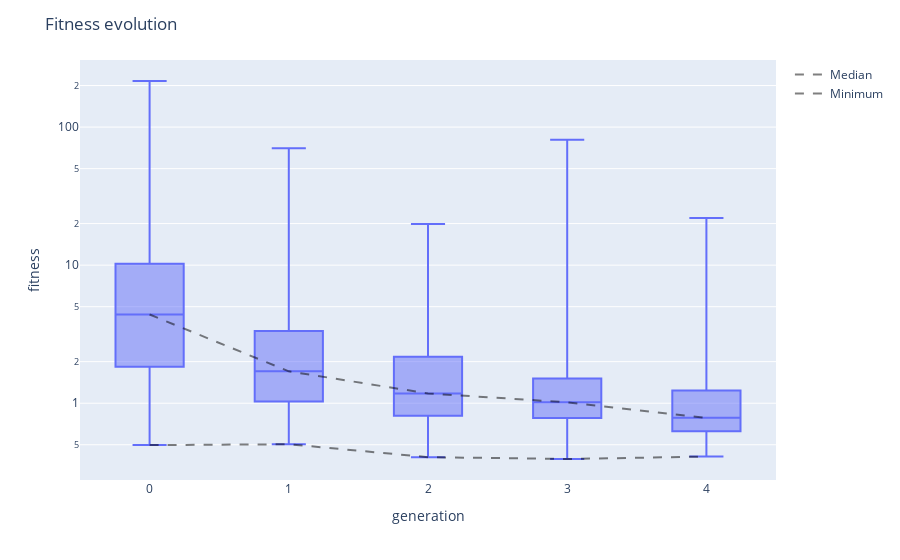

This figure's notebook cell:
### Code cell
viewer.fitness_evolution()

### Figure 1 — Plotly figure (JSON) as saved in the notebook; plotly's stock layout.template omitted (floating-point values rounded to 4 significant figures; data arrays with more than 128 entries replaced by an {"elided": "..."} marker saying what was removed)
{"data": [{"alignmentgroup": "True", "boxpoints": false, "hovertemplate": "generation=%{x}<br>fitness=%{y}<extra></extra>", "legendgroup": "", "marker": {"color": "#636efa"}, "name": "", "notched": false, "offsetgroup": "", "orientation": "v", "showlegend": false, "type": "box", "x": {"elided": "500 int values"}, "x0": " ", "xaxis": "x", "y": {"elided": "500 float values"}, "y0": " ", "yaxis": "y"}, {"line": {"color": "rgba(0,0,0,0.5)", "dash": "dash", "width": 2}, "mode": "lines", "name": "Median", "type": "scatter", "x": [0, 1, 2, 3, 4], "y": [4.39, 1.702, 1.177, 1.016, 0.7833]}, {"line": {"color": "rgba(0,0,0,0.5)", "dash": "dash", "width": 2}, "mode": "lines", "name": "Minimum", "type": "scatter", "x": [0, 1, 2, 3, 4], "y": [0.4973, 0.5044, 0.4067, 0.3944, 0.4107]}], "layout": {"boxmode": "group", "legend": {"tracegroupgap": 0}, "margin": {"t": 60}, "title": {"text": "Fitness evolution"}, "xaxis": {"anchor": "y", "domain": [0, 1], "title": {"text": "generation"}}, "yaxis": {"anchor": "x", "domain": [0, 1], "title": {"text": "fitness"}, "type": "log"}}}
